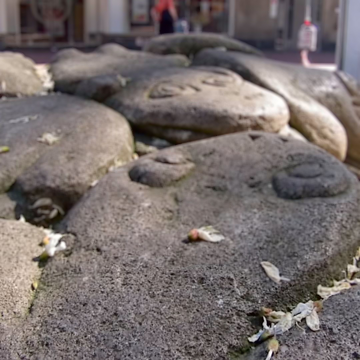
#> input picture images/image_01.png, 360 x 360 px
$ python BENet.py -i images/image_01.png
#> lines starting #> are read from the running program, lines starting #| are printed output that depends on the picture
import tensorflow as tf
import argparse
import numpy as np
import cv2
import scipy.io as sio

from skimage import feature, color
from model import make_ENet, make_BNet, propagate_domaintransform


def get_args():
    parser = argparse.ArgumentParser(description='Depth Edge Aware Defocus Blur Estimation \n')

    parser.add_argument('-i', metavar='--image', required=True,
                        type=str, help='Defocused image \n')

    parser.add_argument('-e', metavar='--edge_map',
                        type=str, help='Edge map of the defocus image (optional) \n')

    args = parser.parse_args()
    image = args.i
    edgemap = args.e

    return {'image': image, 'edge_map' : edgemap}


if __name__ == '__main__':

    args = get_args()

    edge_penalty = 20
    img = cv2.imread(args['image'])
#> img is the input picture: shape (360, 360, 3); mean B, G, R 107.8, 109.4, 118.7
    img = cv2.cvtColor(img, cv2.COLOR_BGR2RGB)

    if args['edge_map']:
        mask = cv2.imread(args['edge_map'], cv2.IMREAD_GRAYSCALE) / 255.0
    else:
        img_hsv = color.rgb2hsv(img)
#> img_hsv: shape (360, 360, 3) float64; mean of channels 0, 1, 2 0.395, 0.131, 0.47
        mask = feature.canny(img_hsv[:, :, 0], np.sqrt(2), 0.05, 0.06) * 1.0
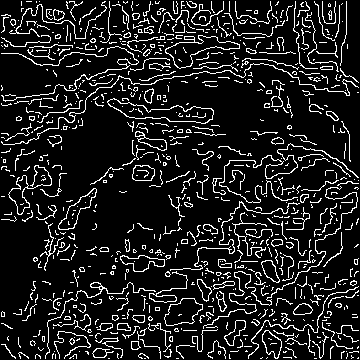
#> mask: shape (360, 360) float64; values 0 (black) and 1 (white), 12.2% white in thin lines or dots

    #
    weights_blur = []
    for i in range(22):
#> (the run stopped early here; a loop or call above may not have finished)
